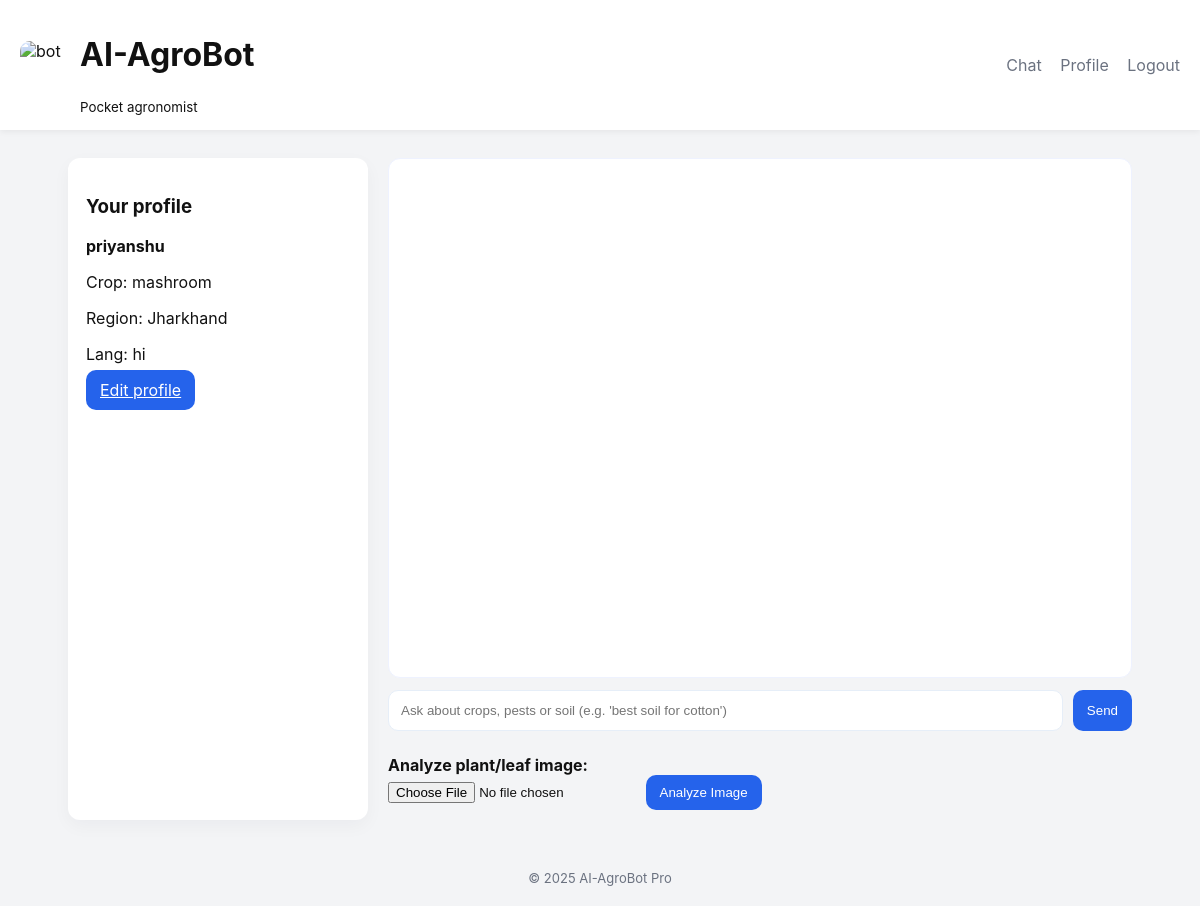
Screenshot of / (signed in) with the database file from the repository.
### database.py (models this page shows)
class User(UserMixin, db.Model):
    __tablename__ = "users"
    id = db.Column(db.Integer, primary_key=True)
    email = db.Column(db.String(200), unique=True, nullable=False)
    password = db.Column(db.String(200), nullable=False)
    name = db.Column(db.String(100))
    role = db.Column(db.String(20), default="farmer")
    primary_crop = db.Column(db.String(100))
    region = db.Column(db.String(100))
    preferred_language = db.Column(db.String(20), default="en")

### app.py (the view)
@app.route("/")
def index():
    recent_users = []
    if current_user.is_authenticated and current_user.role == "admin":
        recent_users = User.query.order_by(User.id.desc()).limit(20).all()
    return render_template("index.html", recent_users=recent_users)

### app.py (called while the page is built)
@login_manager.user_loader
def load_user(user_id):
    return db.session.get(User, int(user_id))

### templates/index.html (shortened to what this page needs)
{% extends "base.html" %}
{% block content %}
<div class="container">
  <aside class="sidebar">
    <h3>Your profile</h3>
    {% if current_user.is_authenticated %}
      <p><strong>{{ current_user.name or current_user.email }}</strong></p>
      <p>Crop: {{ current_user.primary_crop or "—" }}</p>
      <p>Region: {{ current_user.region or "—" }}</p>
      <p>Lang: {{ current_user.preferred_language or "en" }}</p>
      <a class="btn" href="{{ url_for('profile') }}">Edit profile</a>
    {% else %}
      <p><a href="{{ url_for('login') }}">Login</a> to save chat & see profile.</p>
    {% endif %}
  </aside>
  <section class="chat-panel">
    <div id="messages" class="messages" aria-live="polite"></div>
    <form id="chatForm" class="chat-form" onsubmit="return false;">
      <input id="msg" aria-label="Type your question" placeholder="Ask about crops, pests or soil (e.g. 'best soil for cotton')" autocomplete="off">
      <button id="sendBtn" type="button" class="btn">Send</button>
    </form>
    <form id="image-form" enctype="multipart/form-data" style="margin-top:24px;">
      <label><b>Analyze plant/leaf image:</b></label><br>
      <input type="file" id="image-input" name="image" accept="image/*" required>
      <button type="submit" class="btn">Analyze Image</button>
    </form>
  </section>
</div>
{% endblock %}

### static/style.css (style rules this page uses)
:root { --brand: #2563eb; --muted: #6b7280; --bg: #f3f4f6; --card: #ffffff; }
* { box-sizing: border-box; }
body { font-family: Inter, system-ui, Segoe UI, Roboto, Arial; margin: 0; background: var(--bg); color: #111; }
.container { display: grid; grid-template-columns: 300px 1fr; gap: 20px; }
.sidebar { background: var(--card); padding: 18px; border-radius: 12px; box-shadow: 0 6px 18px rgba(16,24,40,0.04); }
.chat-panel { display: flex; flex-direction: column; }
.messages { background: var(--card); height: 520px; border-radius: 12px; padding: 16px; overflow: auto; border: 1px solid #eef2ff; }
.chat-form { display: flex; gap: 10px; margin-top: 12px; }
.chat-form input { flex: 1; padding: 12px; border-radius: 10px; border: 1px solid #e6eef8; }
.btn, button { background: var(--brand); color: white; border: none; padding: 10px 14px; border-radius: 10px; cursor: pointer; }

### rows the page displays
User: name "priyanshu", primary_crop "mashroom", region "Jharkhand", preferred_language "hi"
